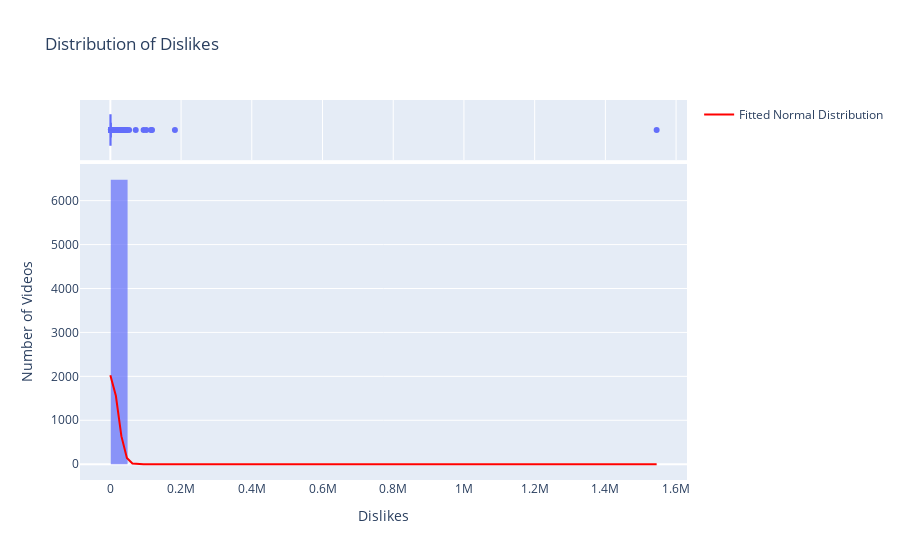

Notebook code for this chart:
### Markdown cell above
Views-  The right skew in views highlights the challenge of content discovery on YouTube. Most videos receive lower view counts, emphasizing the need for effective marketing and distribution strategies to reach a wider audience. However , some videos also have a large number of views which gives a clear message as seen in today's society as well- Very few videos go viral and captures a huge amount of audience whereas most of the videos fail to do so.

### Code cell
data = df["dislikes"]
mu, std = stats.norm.fit(data)
fig = px.histogram(data_frame=data,x="dislikes",nbins=50,marginal = "box", title="Distribution of Dislikes",opacity=0.7)
xmin, xmax = data.min(), data.max()
x = np.linspace(xmin, xmax, 100)
p = stats.norm.pdf(x, mu, std)
fig.add_trace(go.Scatter(x=x, y=p * data.shape[0] * (xmax - xmin) / 100, mode='lines',line=dict(color='red', width=2),name='Fitted Normal Distribution'))
fig.update_layout(xaxis_title="Dislikes", yaxis_title="Number of Videos", bargap=0.05)
fig.show()

### Figure 1 — Plotly figure (JSON) as saved in the notebook; plotly's stock layout.template omitted (floating-point values rounded to 4 significant figures; data arrays with more than 128 entries replaced by an {"elided": "..."} marker saying what was removed)
{"data": [{"alignmentgroup": "True", "bingroup": "x", "hovertemplate": "dislikes=%{x}<br>count=%{y}<extra></extra>", "legendgroup": "", "marker": {"color": "#636efa", "opacity": 0.7, "pattern": {"shape": ""}}, "name": "", "nbinsx": 50, "offsetgroup": "", "orientation": "v", "showlegend": false, "type": "histogram", "x": {"elided": "6483 int values"}, "xaxis": "x", "yaxis": "y"}, {"alignmentgroup": "True", "hovertemplate": "dislikes=%{x}<extra></extra>", "legendgroup": "", "marker": {"color": "#636efa"}, "name": "", "notched": true, "offsetgroup": "", "showlegend": false, "type": "box", "x": {"elided": "6483 int values"}, "xaxis": "x2", "yaxis": "y2"}, {"line": {"color": "red", "width": 2}, "mode": "lines", "name": "Fitted Normal Distribution", "type": "scatter", "x": [0, 15610.0, 31210.0, 46820.0, 62420.0, 78030.0, 93640.0, 109200.0, 124800.0, 140500.0, 156100.0, 171700.0, 187300.0, 202900.0, 218500.0, 234100.0, 249700.0, 265300.0, 280900.0, 296500.0, 312100.0, 327700.0, 343300.0, 358900.0, 374500.0, 390200.0, 405800.0, 421400.0, 437000.0, 452600.0, 468200.0, 483800.0, 499400.0, 515000.0, 530600.0, 546200.0, 561800.0, 577400.0, 593000.0, 608600.0, 624200.0, 639900.0, 655500.0, 671100.0, 686700.0, 702300.0, 717900.0, 733500.0, 749100.0, 764700.0, 780300.0, 795900.0, 811500.0, 827100.0, 842700.0, 858300.0, 873900.0, 889600.0, 905200.0, 920800.0, 936400.0, 952000.0, 967600.0, 983200.0, 998800.0, 1014000.0, 1030000.0, 1046000.0, 1061000.0, 1077000.0, 1092000.0, 1108000.0, 1124000.0, 1139000.0, 1155000.0, 1170000.0, 1186000.0, 1202000.0, 1217000.0, 1233000.0, 1248000.0, 1264000.0, 1280000.0, 1295000.0, 1311000.0, 1327000.0, 1342000.0, 1358000.0, 1373000.0, 1389000.0, 1405000.0, 1420000.0, 1436000.0, 1451000.0, 1467000.0, 1483000.0, 1498000.0, 1514000.0, 1529000.0, 1545017], "y": [2024.0, 1557.0, 639.0, 140.0, 16.38, 1.023, 0.03408, 0.0006065, 5.76e-06, 2.921e-08, 7.905e-11, 1.142e-13, 8.809e-17, 3.627e-20, 7.972e-24, 9.353e-28, 5.858e-32, 1.958e-36, 3.495e-41, 3.33e-46, 1.693e-51, 4.597e-57, 6.663e-63, 5.154e-69, 2.129e-75, 4.692e-82, 5.522e-89, 3.469e-96, 1.163e-103, 2.082e-111, 1.99e-119, 1.015e-127, 2.764e-136, 4.018e-145, 3.118e-154, 1.292e-163, 2.856e-173, 3.371e-183, 2.124e-193, 7.145e-204, 1.283e-214, 1.23e-225, 6.292e-237, 1.718e-248, 2.506e-260, 1.95e-272, 8.102e-285, 1.797e-297, 2.128e-310, 0, 0, 0, 0, 0, 0, 0, 0, 0, 0, 0, 0, 0, 0, 0, 0, 0, 0, 0, 0, 0, 0, 0, 0, 0, 0, 0, 0, 0, 0, 0, 0, 0, 0, 0, 0, 0, 0, 0, 0, 0, 0, 0, 0, 0, 0, 0, 0, 0, 0, 0]}], "layout": {"bargap": 0.05, "barmode": "relative", "legend": {"tracegroupgap": 0}, "title": {"text": "Distribution of Dislikes"}, "xaxis": {"anchor": "y", "domain": [0, 1], "title": {"text": "Dislikes"}}, "xaxis2": {"anchor": "y2", "domain": [0, 1], "matches": "x", "showgrid": true, "showticklabels": false}, "yaxis": {"anchor": "x", "domain": [0, 0.8316], "title": {"text": "Number of Videos"}}, "yaxis2": {"anchor": "x2", "domain": [0.8416, 1], "matches": "y2", "showgrid": false, "showline": false, "showticklabels": false, "ticks": ""}}}
